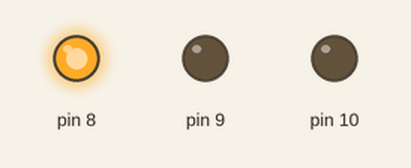
Bench run of a sketch on a simulated Arduino Uno, built with avr-gcc and run on an emulated ATmega328P. Shown: output pins drawn as LEDs (lit = HIGH).

Above: at 0.1 s.
Timing chart, 0 to 1.6 s (numbered marks = the images above):
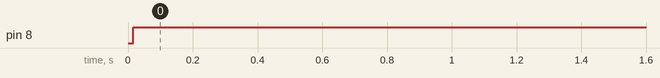

Measured:
- by itself, pin 8: LOW → HIGH at 0.02 s

The sketch:

rgb.ino
```cpp
#include "SoftPWM.h"

void setup() {
  // Begin software PWM
  SoftPWMBegin();

  // Initalize RGB off
  SoftPWMSet(8, 0);
  SoftPWMSet(9, 0);
  SoftPWMSet(10, 0);
}

void loop() {
  /*
  *  An RGB color value is based on a 0-255 value for how bright each specific node should be.
  *  By mixing parts of each color, we can make a unique color. However, RGB doesn't make sense
  *  in most people's heads. Take a look at the link below for a color selector.
  *
  *  https://htmlcolorcodes.com/
  */

  // R diode
  SoftPWMSet(8, 255);

  // G diode
  SoftPWMSet(9, 0);

  // B diode
  SoftPWMSet(10, 0);
}
```
